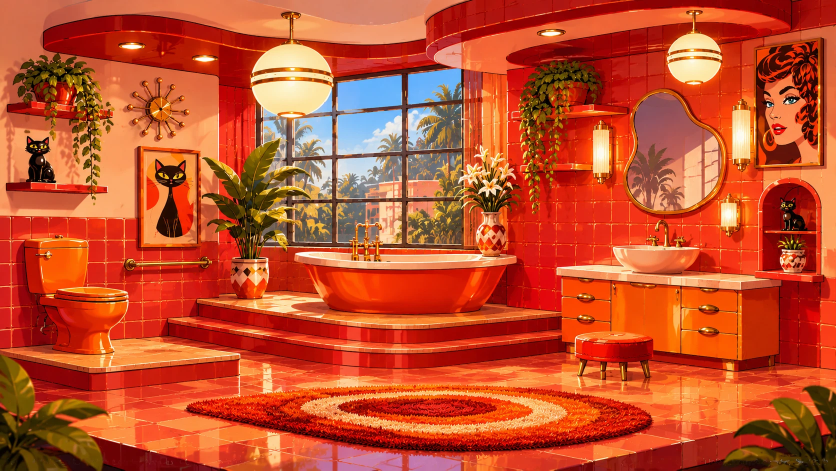
#> input picture tools/art_sources/bathroom_level3_dollhouse.webp, 1672 x 941 px (shown at 1/2 size)
$ python make_level3_silk.py
#> lines starting #> are read from the running program, lines starting #| are printed output that depends on the picture
"""Builds the Silk Lab data for the Doll House picture (the picture itself is only READ):
  Assets/Resources/Art/level3_bg.bytes      the picture, losslessly as PNG
  Assets/Resources/Art/level3_occl.bytes    mask (alpha) of things kittens walk BEHIND (the bath, the planter) - they get re-drawn on top
  Assets/Resources/Levels/silk_dollhouse.txt   the loop kittens walk round the top dais tier (control points picture px, y down)
Run tools/trace_level3.py first (it writes level3_trace.json)."""
import json, os
import numpy as np
from PIL import Image, ImageDraw
HERE = os.path.dirname(__file__)
ART = os.path.join(HERE, "..", "Assets", "Resources", "Art"); LEVELS = os.path.join(HERE, "..", "Assets", "Resources", "Levels")
src = Image.open(os.path.join(HERE, "art_sources", "bathroom_level3_dollhouse.webp")).convert("RGBA"); W, H = src.size
#> after `W, H = src.size`: W = 1672; H = 941
src.save(os.path.join(ART, "level3_bg.bytes"), format="PNG", optimize=True)

# things in FRONT of the back edge of the tier (polygons in picture px; edges checked on the review picture)
BATH = [(588, 512), (600, 506), (800, 502), (1000, 506), (1033, 513), (1031, 526), (1002, 546), (986, 580), (962, 606), (932, 621), (880, 628),
        (720, 628), (668, 621), (640, 606), (622, 580), (602, 546), (588, 526)]
PLANTER = [(462, 517), (539, 517), (535, 560), (529, 590), (521, 599), (480, 599), (471, 590), (465, 560)]
SS = 4
m = Image.new("L", (W * SS, H * SS), 0); d = ImageDraw.Draw(m)
#> after `m = Image.new('L', (W * SS, H * SS), 0)`: m: PIL image 6688x3764 L; every value is 0
for poly in (BATH, PLANTER): d.polygon([(x * SS, y * SS) for x, y in poly], fill=255)
m = m.resize((W, H), Image.LANCZOS)
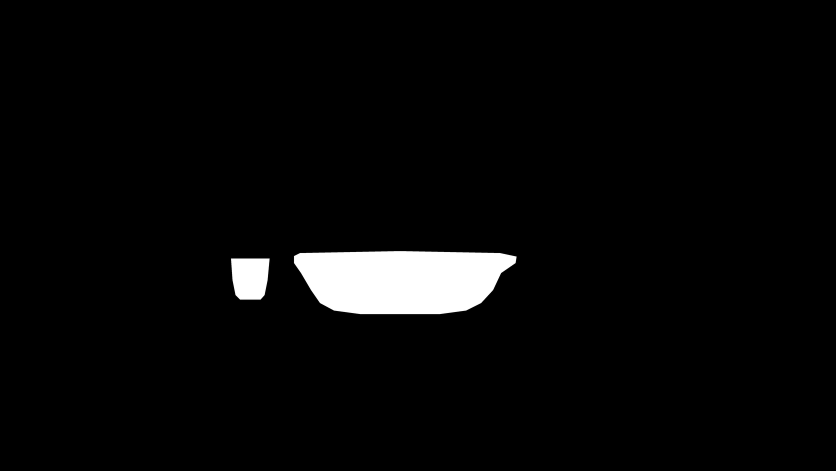
#> m: PIL image 1672x941 L (shown at 1/2 size); min 0, max 255, mean 8.3
occ = Image.new("RGBA", (W, H), (255, 255, 255, 0)); occ.putalpha(m); occ.save(os.path.join(ART, "level3_occl.bytes"), format="PNG", optimize=True)

tr = json.load(open(os.path.join(HERE, "level3_trace.json")))
#> (reads tools/level3_trace.json from the repository)
front = [p for p in next(r for r in tr["ribbons"] if r["name"] == "dais top tier lip")["points"]][::5]      # every 40 px
# BACK LINE = the black line where the tier floor meets the wall. Measured to sub-pixel by snapping to the darkest thin row (see
# tools/snap_wall_line.py output in the notes); it is NOT a smooth curve: the wall steps back at x~440 and has an inside corner at x~570.
# Behind the bath (x 640-975) it can't be seen, so it runs straight between the visible ends. Kittens walk FEET_OFF px in front of it.
FEET_OFF = 2.5
def yA(x): return 596.6 - 0.0528 * (x - 400)          # left wall piece, x 400-436 (rises to the right)
def yB(x): return 587.6 - 0.0546 * (x - 442)          # next piece, x 442-570 (planter hides 460-540)
def yR(x): return 612.0 + 0.1029 * (x - 1016)         # right wall piece, x 1016-1120 (comes forward to the right)
meas_C = [(577, 581.0), (585, 581.8), (593, 582.6), (601, 583.5), (609, 584.0), (617, 584.8), (625, 585.6), (633, 586.3)]
def yD(x): return 586.3 + (606.7 - 586.3) * (x - 633) / (975 - 633)     # hidden behind the bath: straight line between the visible ends
back_left = [(x, yB(x), 1.0) for x in (500, 480, 460, 448)] + [(441.5, 587.9, 1.0), (438.5, 593.5, 1.0), (435, yA(435), 1.0)] + [(x, yA(x), 0.9) for x in (425, 412, 402)]
back_right = [(x, yR(x), 1.0) for x in (1116, 1100, 1080, 1060, 1040, 1022)] + [(1013, 610.0, 1.0), (1008, 607.5, 1.0), (995, 607.0, 1.0), (975, 606.7, 1.0)]
back_right += [(x, yD(x), 1.0) for x in (915, 855, 795, 735, 675, 645)] + [(x, y, 1.0) for x, y in reversed(meas_C)]
back_right += [(569, 580.8, 1.0), (561, 581.0, 1.0), (553, 581.2, 1.0), (545, 581.7, 1.0), (528, yB(528), 1.0)]
back_left = [(x, y + FEET_OFF, z) for x, y, z in back_left]; back_right = [(x, y + FEET_OFF, z) for x, y, z in back_right]
pts = back_left + [(399.5, 600.5, 0.4)] + [(x, y, 0.0) for x, y in front] + [(1120, 624.0, 0.2)] + back_right
TUNNEL = [(1124, 624), (1170, 629), (1218, 634), (1275, 640), (1331, 646), (1370, 645), (1402, 645), (1436, 649), (1466, 653), (1505, 651), (1545, 648)]
HOLE = (1545, 648)
DRAWERS = [(1125, 555, 1222, 593), (1125, 595, 1222, 630), (1125, 632, 1222, 662), (1224, 563, 1287, 662), (1290, 563, 1360, 662), (1364, 575, 1475, 616), (1364, 618, 1475, 658), (1364, 661, 1475, 716)]
FLOOR = [(1650, 781), (1600, 769), (1560, 757), (1500, 758), (1450, 762), (1300, 766), (1200, 765), (1100, 760), (900, 754), (700, 752), (560, 751)]
txt = f"""// Silk Lab: the Doll House loop. Kittens walk the top dais tier all the way round: the front lip, round the vanity end, behind the bath, behind the planter.
// control points are picture pixels (y down); z = 0 in front of the bath/planter, 1 behind them. The picture is never changed.
picture level3_bg
size {W} {H}
occluder level3_occl
kitten_scale 3.0
speed 90
depth_squash 0.30
count 10
spawn_gap 1.3
planter 505 520
zoom_speed 125
dive 1121 624
""" + "\n".join(f"p {x:.2f} {y:.2f} {z:.2f}" for x, y, z in pts) + "\n"
txt += "// ZOOMIES TUNNEL through the vanity: follows Codi's purple line along the drawers, then out of the hole in the end panel (picture px)\n"
txt += "\n".join(f"t {x:.2f} {y:.2f} 0" for x, y in TUNNEL) + "\n"
txt += "// FLOOR in front of the vanity, right to left (kittens that drop out of the hole walk it and turn round at the ends)\n"
txt += "\n".join(f"f {x:.2f} {y:.2f} 0" for x, y in FLOOR) + "\n"
txt += f"hole {HOLE[0]} {HOLE[1]}\n"
txt += "// DRAWERS and doors that rattle when a Zoomies kitten tunnels past (picture px). The stool is in front of the lower left ones, so those are cut short.\n"
txt += "\n".join(f"drawer {a} {b} {c} {d}" for a, b, c, d in DRAWERS) + "\n"
open(os.path.join(LEVELS, "silk_dollhouse.txt"), "w", newline="\n").write(txt)
rev = src.convert("RGB"); ov = Image.new("RGBA", (W, H), (0, 0, 0, 0)); ov.paste((0, 255, 255, 90), mask=m); rev = Image.alpha_composite(rev.convert("RGBA"), ov); rd = ImageDraw.Draw(rev)
#> further down, rev is the input picture: PIL image 1672x941 RGB; mean R, G, B 194.2, 78.9, 44.1
#> after `ov = Image.new('RGBA', (W, H), (0, 0, 0, 0))`: ov: PIL image 1672x941 RGBA; every value is 0
#> after `ov.paste((0, 255, 255, 90), mask=m)`:
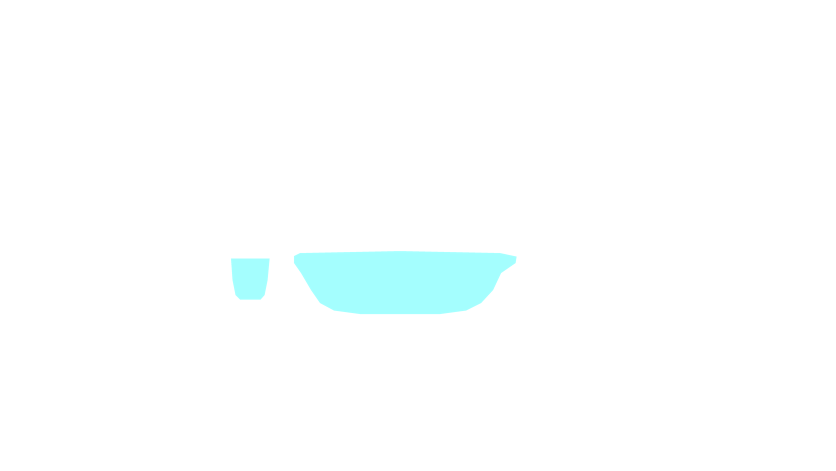
#> ov: PIL image 1672x941 RGBA (shown at 1/2 size); mean R, G, B, A 0, 8.7, 8.7, 2.9; transparent parts drawn white
#> after `rev = Image.alpha_composite(rev.convert('RGBA'), ov)`:
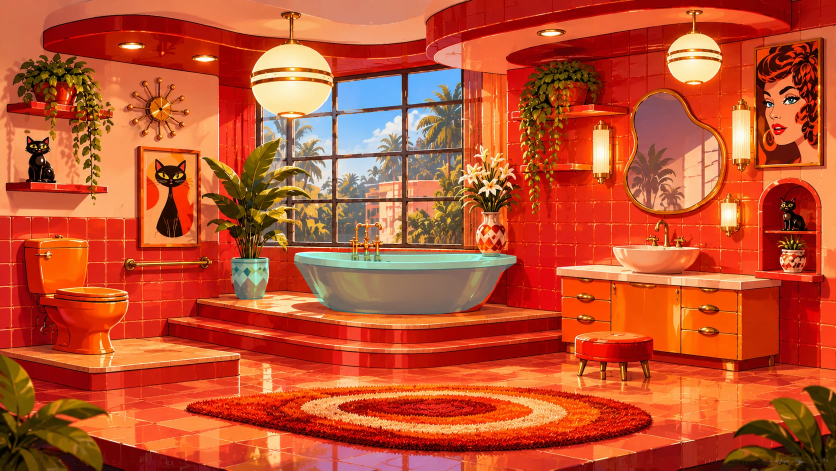
#> rev: PIL image 1672x941 RGBA (shown at 1/2 size); mean R, G, B, A 191.7, 81, 46.6, 255
rd.line([(x, y) for x, y, z in pts] + [(pts[0][0], pts[0][1])], fill=(255, 255, 0, 255), width=2)
rd.line(TUNNEL, fill=(255, 0, 255, 255), width=3); rd.ellipse([HOLE[0] - 10, HOLE[1] - 10, HOLE[0] + 10, HOLE[1] + 10], outline=(255, 0, 255, 255), width=3); rd.line(FLOOR, fill=(0, 200, 255, 255), width=2)
for x, y, z in pts: rd.ellipse([x - 3, y - 3, x + 3, y + 3], fill=(255, 0, 0, 255) if z > 0.5 else (0, 255, 0, 255))
rev.convert("RGB").save(os.path.join(HERE, "level3_silk_review.png"))
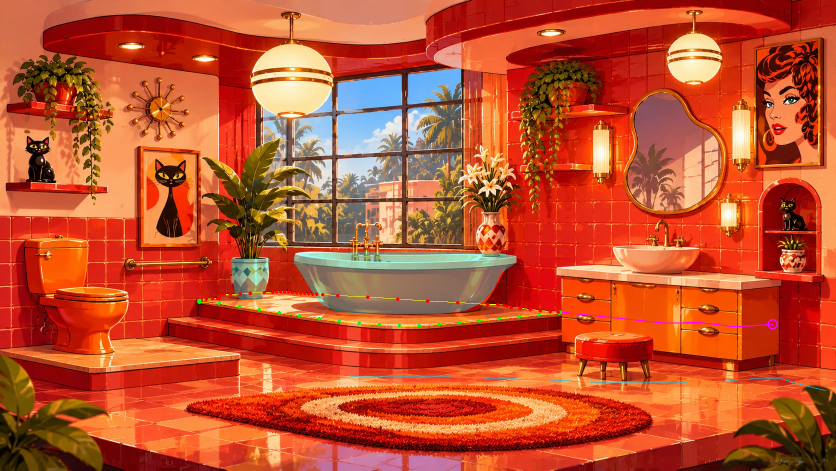
#> saved as level3_silk_review.png: PIL image 1672x941 RGB (shown at 1/2 size); mean R, G, B 191.6, 81.1, 46.9
rev.convert("RGB").crop((1060, 520, 1672, 830)).resize((1224, 620), Image.LANCZOS).save("/tmp/claude-0/-home-user/aa41efe8-b221-55ba-806c-ebb39c188a45/scratchpad/silk_rev_crop.png")
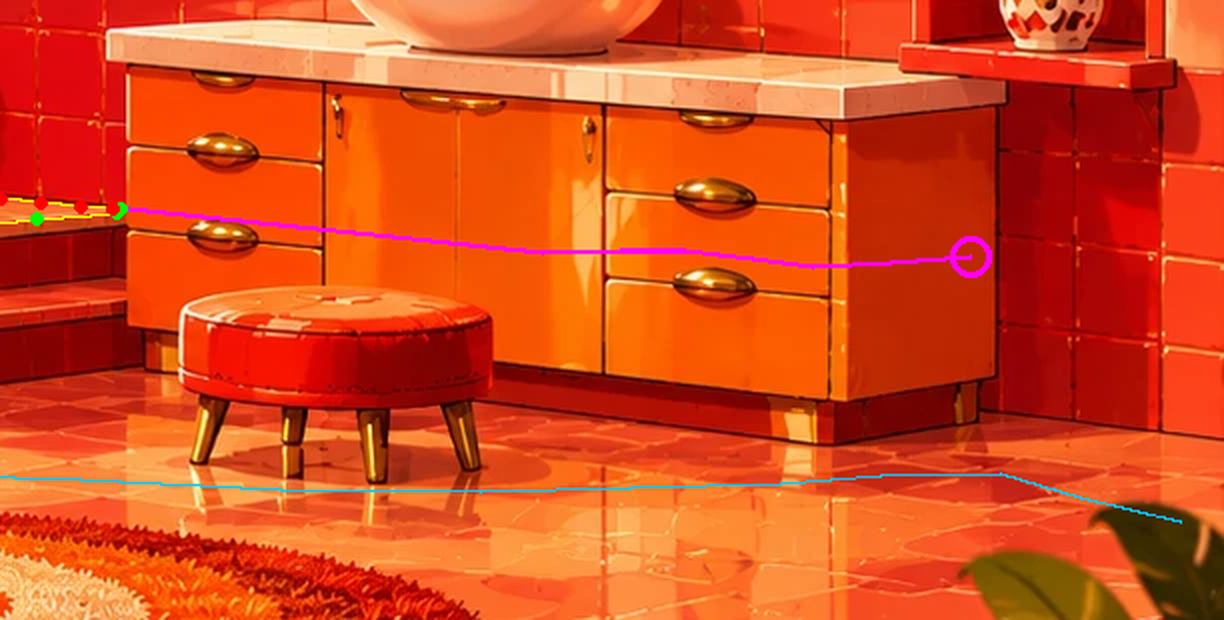
#> saved as silk_rev_crop.png: PIL image 1224x620 RGB; mean R, G, B 213.4, 73.9, 28.5
print(len(pts), "control points")
